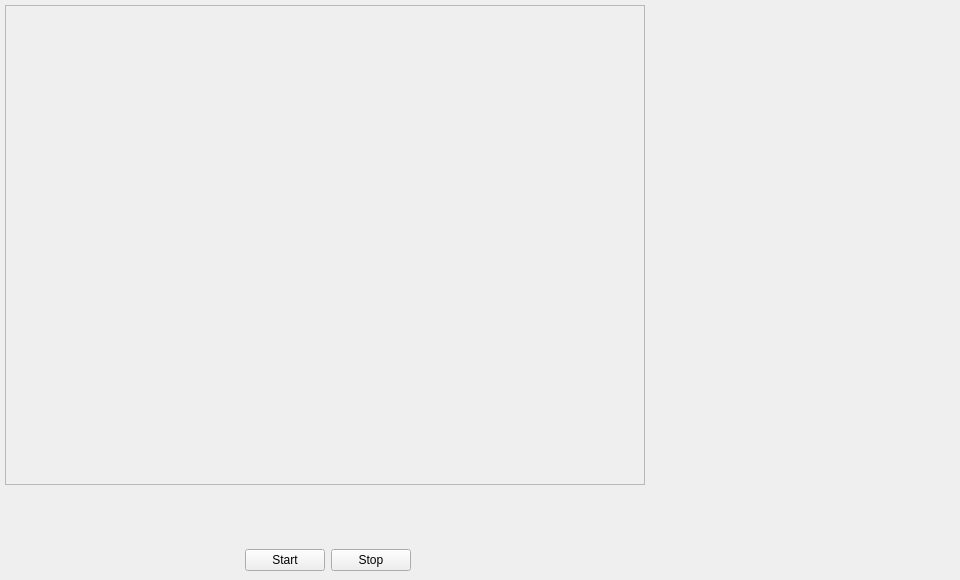
<?xml version="1.0" encoding="UTF-8"?>
<ui version="4.0">
 <class>GEyeTracker</class>
 <widget class="QWidget" name="GEyeTracker">
  <property name="geometry">
   <rect>
    <x>0</x>
    <y>0</y>
    <width>960</width>
    <height>580</height>
   </rect>
  </property>
  <property name="minimumSize">
   <size>
    <width>960</width>
    <height>280</height>
   </size>
  </property>
  <property name="maximumSize">
   <size>
    <width>960</width>
    <height>580</height>
   </size>
  </property>
  <property name="windowTitle">
   <string>Form</string>
  </property>
  <widget class="QWidget" name="layoutWidget">
   <property name="geometry">
    <rect>
     <x>0</x>
     <y>0</y>
     <width>651</width>
     <height>571</height>
    </rect>
   </property>
   <layout class="QVBoxLayout" name="mainLayout">
    <property name="sizeConstraint">
     <enum>QLayout::SetDefaultConstraint</enum>
    </property>
    <property name="leftMargin">
     <number>5</number>
    </property>
    <property name="topMargin">
     <number>5</number>
    </property>
    <item>
     <widget class="QFrame" name="trackView">
      <property name="minimumSize">
       <size>
        <width>640</width>
        <height>480</height>
       </size>
      </property>
      <property name="maximumSize">
       <size>
        <width>640</width>
        <height>480</height>
       </size>
      </property>
      <property name="frameShape">
       <enum>QFrame::StyledPanel</enum>
      </property>
      <property name="frameShadow">
       <enum>QFrame::Raised</enum>
      </property>
     </widget>
    </item>
    <item>
     <spacer name="vertSpacer">
      <property name="orientation">
       <enum>Qt::Vertical</enum>
      </property>
      <property name="sizeHint" stdset="0">
       <size>
        <width>20</width>
        <height>40</height>
       </size>
      </property>
     </spacer>
    </item>
    <item>
     <layout class="QHBoxLayout" name="horizontalLayout">
      <item>
       <spacer name="leftHSpacer">
        <property name="orientation">
         <enum>Qt::Horizontal</enum>
        </property>
        <property name="sizeHint" stdset="0">
         <size>
          <width>40</width>
          <height>20</height>
         </size>
        </property>
       </spacer>
      </item>
      <item>
       <widget class="QPushButton" name="startBtn">
        <property name="text">
         <string>Start</string>
        </property>
       </widget>
      </item>
      <item>
       <widget class="QPushButton" name="stopBtn">
        <property name="text">
         <string>Stop</string>
        </property>
       </widget>
      </item>
      <item>
       <spacer name="rightHSpacer">
        <property name="orientation">
         <enum>Qt::Horizontal</enum>
        </property>
        <property name="sizeHint" stdset="0">
         <size>
          <width>40</width>
          <height>20</height>
         </size>
        </property>
       </spacer>
      </item>
     </layout>
    </item>
   </layout>
  </widget>
  <widget class="QWidget" name="layoutWidget">
   <property name="geometry">
    <rect>
     <x>670</x>
     <y>30</y>
     <width>251</width>
     <height>521</height>
    </rect>
   </property>
   <layout class="QVBoxLayout" name="sideLayout"/>
  </widget>
 </widget>
 <resources/>
 <connections/>
</ui>
